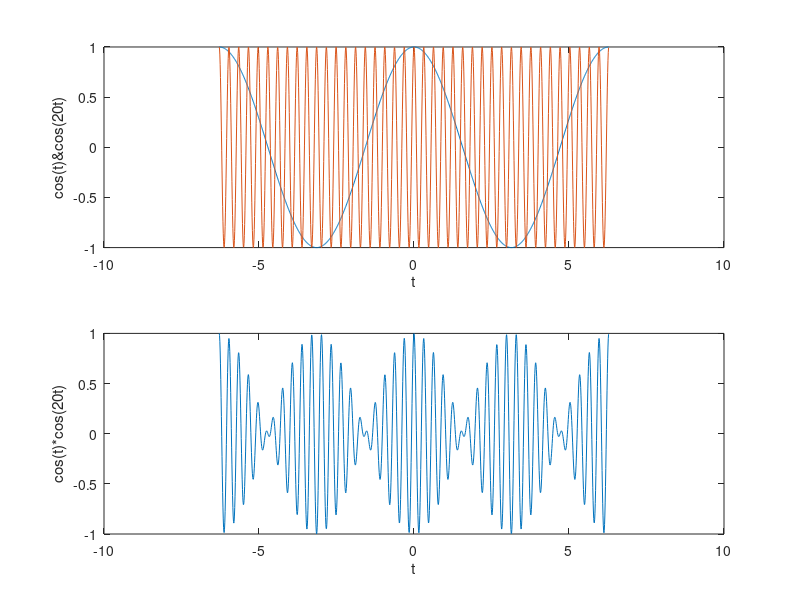

MATLAB code to generate this figure:
%习题一第四题
t=-2*pi:0.01:2*pi;
f1=cos(t);
f2=cos(20*t);
f3=f1.*f2;
subplot(2,1,1);
plot(t,f1,t,f2);xlabel('t');ylabel('cos(t)&cos(20t)');
subplot(2,1,2);
plot(t,f3);xlabel('t');ylabel('cos(t)*cos(20t)');